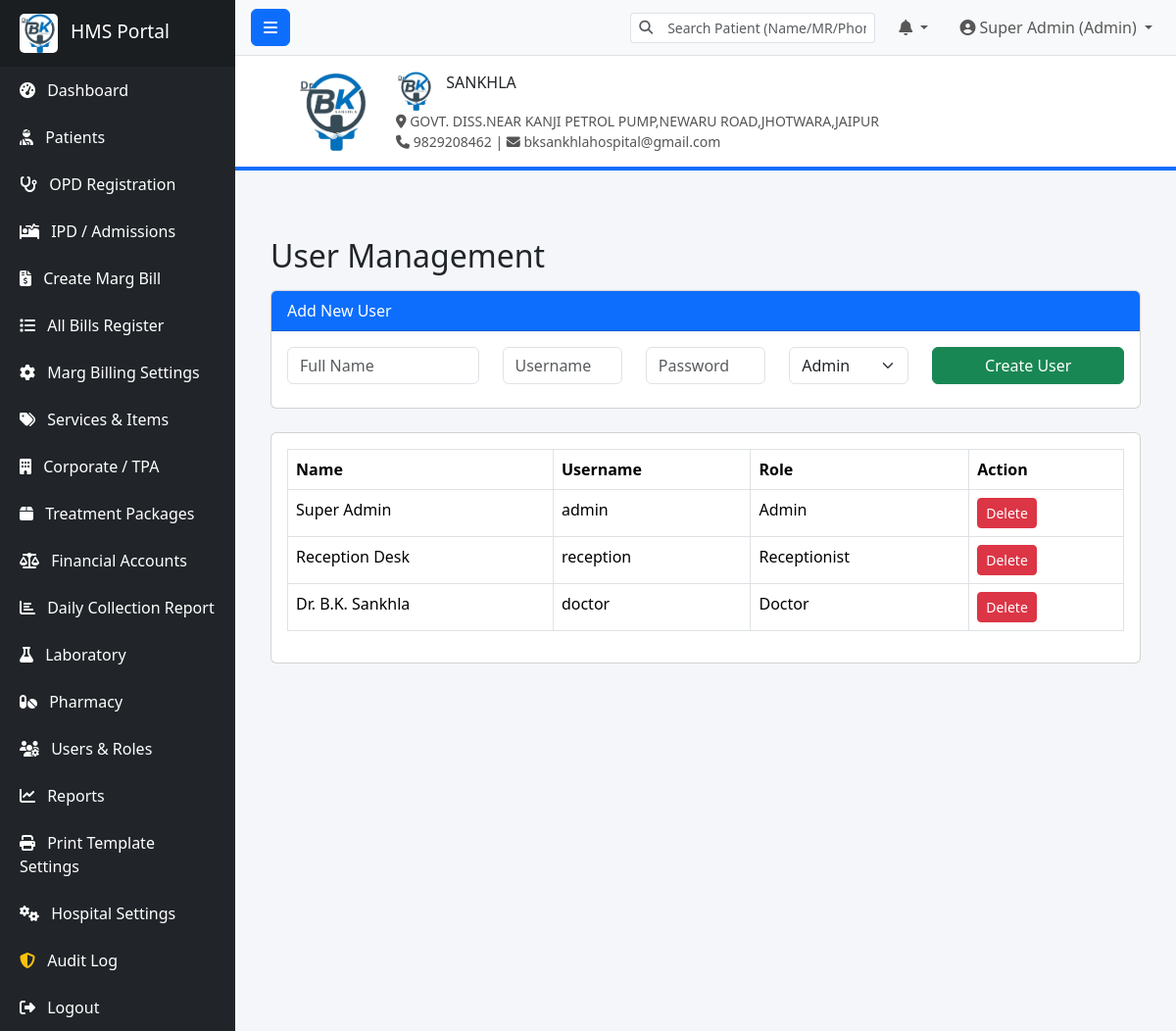
/users.php (signed in), run on the app's committed database.
### tables this page shows
CREATE TABLE IF NOT EXISTS `users` (
  `id` int(11) NOT NULL AUTO_INCREMENT,
  `full_name` varchar(100) NOT NULL,
  `username` varchar(50) NOT NULL,
  `password` varchar(255) NOT NULL,
  `role` enum('Admin','Receptionist','Doctor','Nurse','Lab Technician','Pharmacist','Accountant') NOT NULL DEFAULT 'Receptionist',
  `email` varchar(100) DEFAULT NULL,
  `phone` varchar(20) DEFAULT NULL,
  `status` tinyint(1) DEFAULT 1,
  `created_at` timestamp DEFAULT CURRENT_TIMESTAMP,
  PRIMARY KEY (`id`),
  UNIQUE KEY `username` (`username`)
);

### users.php (the view, shortened to what this page needs)
<?php
require_once 'includes/header.php';
$users = $pdo->query("SELECT * FROM users ORDER BY role, full_name")->fetchAll();
?>
<div class="container-fluid mt-4">
    <h2>User Management</h2>
    <div class="card mt-3">
        <div class="card-header bg-primary text-white">Add New User</div>
        <div class="card-body">
            <form method="POST" class="row">
                <div class="col-md-3 mb-2"><input type="text" name="full_name" class="form-control" placeholder="Full Name" required></div>
                <div class="col-md-2 mb-2"><input type="text" name="username" class="form-control" placeholder="Username" required></div>
                <div class="col-md-2 mb-2"><input type="password" name="password" class="form-control" placeholder="Password" required></div>
                <div class="col-md-2 mb-2">
                    <select name="role" class="form-select" required>
                        <option value="Admin">Admin</option>
                    </select>
                </div>
                <div class="col-md-3 mb-2">
                    <button type="submit" class="btn btn-success w-100">Create User</button>
                </div>
            </form>
        </div>
    </div>
    <div class="card mt-4">
        <div class="card-body">
            <table class="table table-bordered">
                <thead>
                    <tr>
                        <th>Name</th>
                        <th>Username</th>
                        <th>Role</th>
                        <th>Action</th>
                    </tr>
                </thead>
                <tbody>
                    <?php foreach ($users as $u): ?>
                    <tr>
                        <td><?php echo $u['full_name']; ?></td>
                        <td><?php echo $u['username']; ?></td>
                        <td><?php echo $u['role']; ?></td>
                        <td><button class="btn btn-sm btn-danger">Delete</button></td>
                    </tr>
                    <?php
endforeach; ?>
                </tbody>
            </table>
        </div>
    </div>
</div>
<?php require_once 'includes/footer.php'; ?>

### data on the page
users: full_name "Super Admin", username "admin", role "Admin"
users: full_name "Reception Desk", username "reception", role "Receptionist"
users: full_name "Dr. B.K. Sankhla", username "doctor", role "Doctor"

### other printed values
$_SESSION['full_name'] "Super Admin"
$_SESSION['role'] "Admin"
APP_SHORT_NAME "SANKHLA"
APP_ADDRESS "GOVT. DISS.NEAR KANJI PETROL PUMP,NEWARU ROAD,JHOTWARA,JAIPUR"
APP_PHONE "9829208462"
APP_EMAIL "bksankhlahospital@gmail.com"
